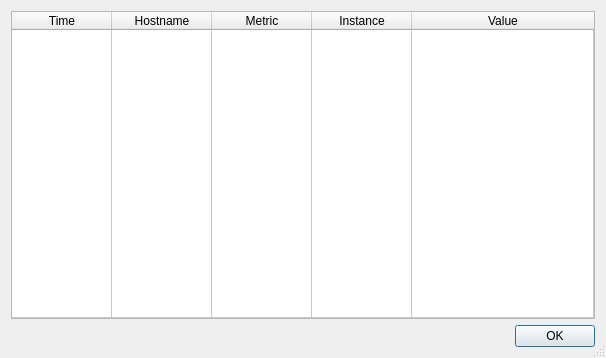
<?xml version="1.0" encoding="UTF-8"?>
<ui version="4.0">
 <class>MetricDetailsWindow</class>
 <widget class="QDialog" name="MetricDetailsWindow">
  <property name="windowModality">
   <enum>Qt::NonModal</enum>
  </property>
  <property name="geometry">
   <rect>
    <x>0</x>
    <y>0</y>
    <width>606</width>
    <height>358</height>
   </rect>
  </property>
  <property name="sizePolicy">
   <sizepolicy hsizetype="Preferred" vsizetype="Preferred">
    <horstretch>0</horstretch>
    <verstretch>0</verstretch>
   </sizepolicy>
  </property>
  <property name="windowTitle">
   <string>Selected Metric Details</string>
  </property>
  <property name="layoutDirection">
   <enum>Qt::LeftToRight</enum>
  </property>
  <property name="sizeGripEnabled">
   <bool>true</bool>
  </property>
  <property name="modal">
   <bool>false</bool>
  </property>
  <layout class="QVBoxLayout" name="verticalLayout">
   <item>
    <widget class="QTableWidget" name="tableWidget">
     <property name="enabled">
      <bool>true</bool>
     </property>
     <property name="alternatingRowColors">
      <bool>true</bool>
     </property>
     <property name="sortingEnabled">
      <bool>true</bool>
     </property>
     <property name="rowCount">
      <number>1</number>
     </property>
     <property name="columnCount">
      <number>5</number>
     </property>
     <attribute name="horizontalHeaderCascadingSectionResizes">
      <bool>false</bool>
     </attribute>
     <attribute name="horizontalHeaderShowSortIndicator" stdset="0">
      <bool>true</bool>
     </attribute>
     <attribute name="horizontalHeaderStretchLastSection">
      <bool>true</bool>
     </attribute>
     <attribute name="verticalHeaderVisible">
      <bool>false</bool>
     </attribute>
     <attribute name="verticalHeaderCascadingSectionResizes">
      <bool>false</bool>
     </attribute>
     <attribute name="verticalHeaderShowSortIndicator" stdset="0">
      <bool>true</bool>
     </attribute>
     <attribute name="verticalHeaderStretchLastSection">
      <bool>true</bool>
     </attribute>
     <row/>
     <column>
      <property name="text">
       <string>Time</string>
      </property>
     </column>
     <column>
      <property name="text">
       <string>Hostname</string>
      </property>
     </column>
     <column>
      <property name="text">
       <string>Metric</string>
      </property>
     </column>
     <column>
      <property name="text">
       <string>Instance</string>
      </property>
     </column>
     <column>
      <property name="text">
       <string>Value</string>
      </property>
     </column>
     <item row="0" column="0">
      <property name="text">
       <string/>
      </property>
     </item>
    </widget>
   </item>
   <item>
    <widget class="QDialogButtonBox" name="buttonBox">
     <property name="standardButtons">
      <set>QDialogButtonBox::Ok</set>
     </property>
    </widget>
   </item>
  </layout>
 </widget>
 <resources/>
 <connections>
  <connection>
   <sender>buttonBox</sender>
   <signal>clicked(QAbstractButton*)</signal>
   <receiver>MetricDetailsWindow</receiver>
   <slot>close()</slot>
   <hints>
    <hint type="sourcelabel">
     <x>302</x>
     <y>333</y>
    </hint>
    <hint type="destinationlabel">
     <x>302</x>
     <y>178</y>
    </hint>
   </hints>
  </connection>
 </connections>
</ui>
